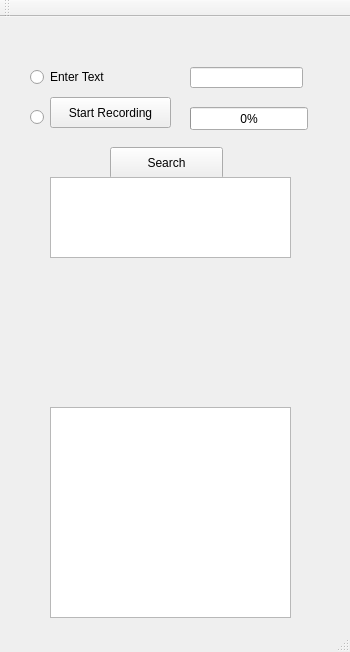
<?xml version="1.0" encoding="UTF-8"?>
<ui version="4.0">
 <class>MainWindow</class>
 <widget class="QMainWindow" name="MainWindow">
  <property name="geometry">
   <rect>
    <x>0</x>
    <y>0</y>
    <width>350</width>
    <height>652</height>
   </rect>
  </property>
  <property name="windowTitle">
   <string>MainWindow</string>
  </property>
  <widget class="QWidget" name="centralWidget">
   <widget class="QRadioButton" name="radioButton">
    <property name="geometry">
     <rect>
      <x>30</x>
      <y>50</y>
      <width>100</width>
      <height>20</height>
     </rect>
    </property>
    <property name="text">
     <string>Enter Text</string>
    </property>
   </widget>
   <widget class="QRadioButton" name="radioButton_2">
    <property name="geometry">
     <rect>
      <x>30</x>
      <y>90</y>
      <width>100</width>
      <height>20</height>
     </rect>
    </property>
    <property name="text">
     <string/>
    </property>
   </widget>
   <widget class="QProgressBar" name="progressBar">
    <property name="geometry">
     <rect>
      <x>190</x>
      <y>90</y>
      <width>118</width>
      <height>23</height>
     </rect>
    </property>
    <property name="value">
     <number>0</number>
    </property>
    <property name="orientation">
     <enum>Qt::Horizontal</enum>
    </property>
    <property name="invertedAppearance">
     <bool>false</bool>
    </property>
   </widget>
   <widget class="QLineEdit" name="lineEdit">
    <property name="geometry">
     <rect>
      <x>190</x>
      <y>50</y>
      <width>113</width>
      <height>21</height>
     </rect>
    </property>
    <property name="text">
     <string/>
    </property>
   </widget>
   <widget class="QPushButton" name="pushButton">
    <property name="geometry">
     <rect>
      <x>110</x>
      <y>130</y>
      <width>113</width>
      <height>32</height>
     </rect>
    </property>
    <property name="text">
     <string>Search</string>
    </property>
   </widget>
   <widget class="QListWidget" name="listWidget">
    <property name="geometry">
     <rect>
      <x>50</x>
      <y>160</y>
      <width>241</width>
      <height>81</height>
     </rect>
    </property>
   </widget>
   <widget class="QPushButton" name="pushButton_2">
    <property name="geometry">
     <rect>
      <x>50</x>
      <y>80</y>
      <width>121</width>
      <height>31</height>
     </rect>
    </property>
    <property name="text">
     <string>Start Recording</string>
    </property>
    <property name="autoRepeat">
     <bool>false</bool>
    </property>
    <property name="default">
     <bool>false</bool>
    </property>
    <property name="flat">
     <bool>false</bool>
    </property>
   </widget>
   <widget class="QLabel" name="picLabel">
    <property name="geometry">
     <rect>
      <x>100</x>
      <y>270</y>
      <width>131</width>
      <height>91</height>
     </rect>
    </property>
    <property name="minimumSize">
     <size>
      <width>131</width>
      <height>91</height>
     </size>
    </property>
    <property name="text">
     <string/>
    </property>
   </widget>
   <widget class="QLabel" name="movieTitle">
    <property name="geometry">
     <rect>
      <x>110</x>
      <y>250</y>
      <width>131</width>
      <height>31</height>
     </rect>
    </property>
    <property name="text">
     <string/>
    </property>
   </widget>
   <widget class="QTextEdit" name="subtitle">
    <property name="geometry">
     <rect>
      <x>50</x>
      <y>390</y>
      <width>241</width>
      <height>211</height>
     </rect>
    </property>
    <property name="readOnly">
     <bool>false</bool>
    </property>
   </widget>
  </widget>
  <widget class="QToolBar" name="mainToolBar">
   <attribute name="toolBarArea">
    <enum>TopToolBarArea</enum>
   </attribute>
   <attribute name="toolBarBreak">
    <bool>false</bool>
   </attribute>
  </widget>
  <widget class="QStatusBar" name="statusBar"/>
 </widget>
 <layoutdefault spacing="6" margin="11"/>
 <resources/>
 <connections/>
</ui>
